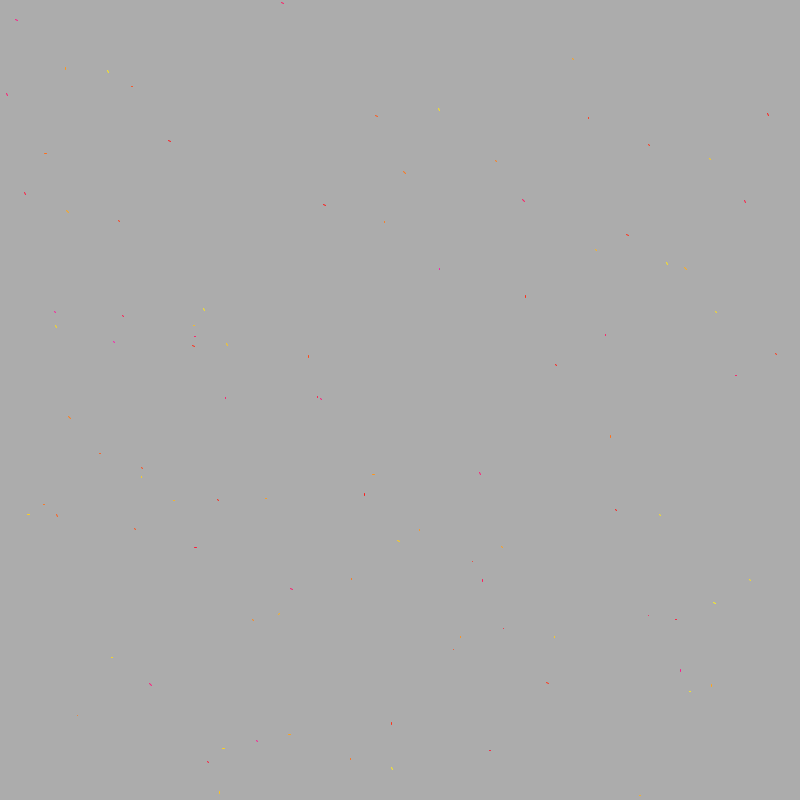
Frame 1 (no input)
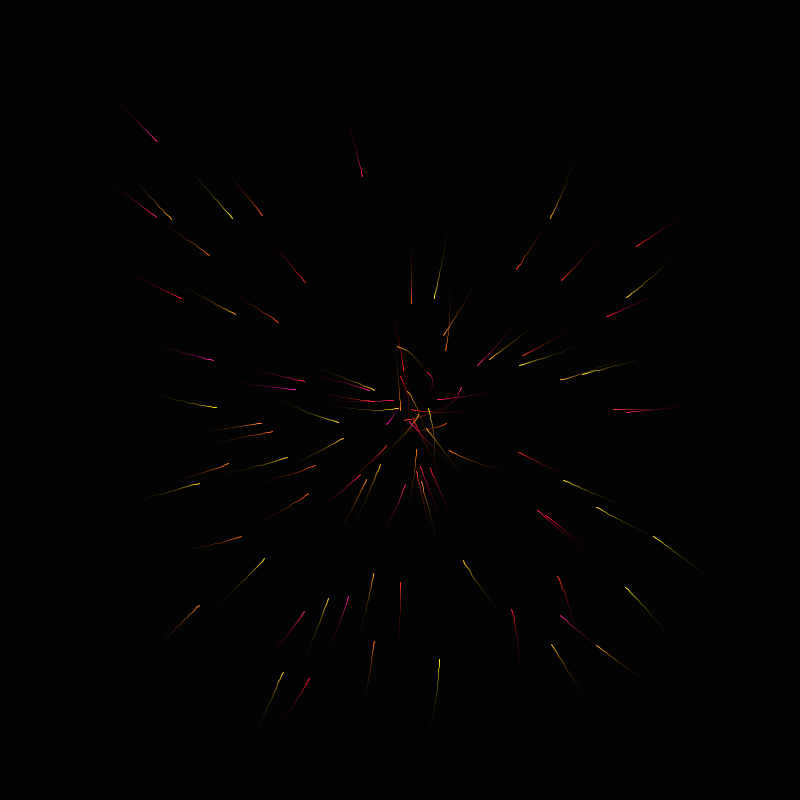
Frame 60 (the mouse pressed at the canvas centre just before this capture)
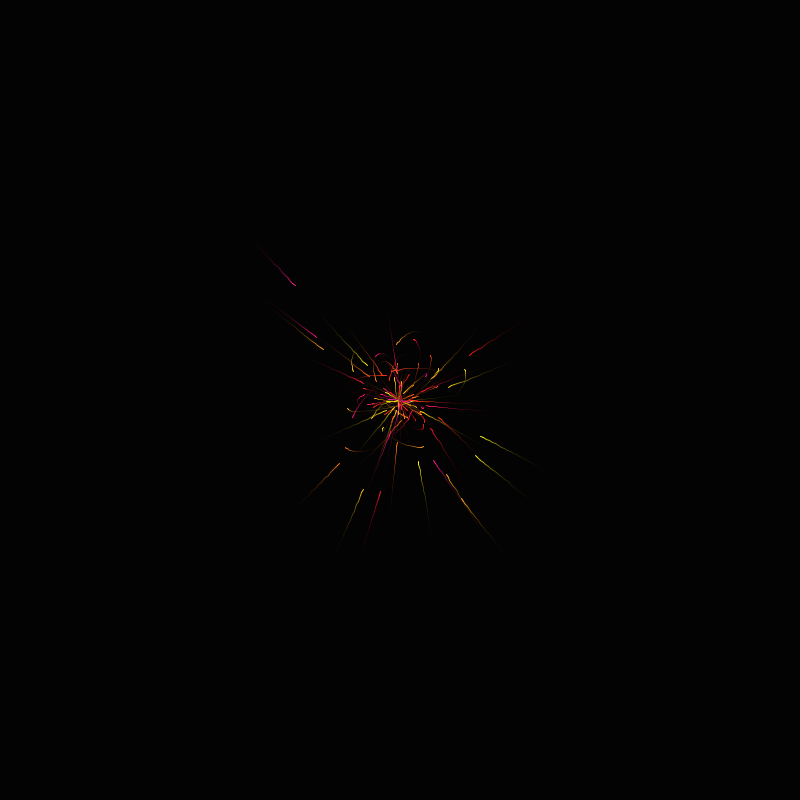
Frame 120 (the mouse held since frame 60 and released just before this capture)

The Processing sketch that drew these frames (run headless with seeded random() and noise(); from frame 60 on, the mouse is pressed at the canvas centre):

// Processing sketch: sketch_161024aParticleSystemPractice
// ── sketch_161024aParticleSystemPractice.pde
// designed by Linne S. Huang
// reference: Mintesino Zewdu

ArrayList<Particle> m; //The Particles themselves

int count = 100; //How many particles to spawn

float spdLimit = 200; //The limit of each particle's speed in pixels per second

// final: means cannot be changed
// When a variable is declared with the static keyword, all instances of that class share the same variable. 
final static int SUNSET = 1;
final static int ICE = 2;
final static int FIRE = 3;

final static int THEME = SUNSET;



void setup() {  
  size(800, 800);
  colorMode(HSB, 360, 100, 100);
  
  m = new ArrayList<Particle>();
  for (int i = 0; i < count; i++) {
    m.add(new Particle());
  }
  
  mouseX = width / 2;
  mouseY = height / 2;
}

void draw() {
  
  noStroke();
  fill(0, 40);
  rect(-1, -1, width + 1, height + 1);
  fill(50, 50, 255);
  for (Particle a : m) {
    a.update();
    a.draw();
  }
}

class Particle {

  PVector prev, pos, mouse = new PVector(), spd, acc;
  color col;
  float turnFactor = random(3, 10);

  public Particle() {
    pos = new PVector(random(width), random(height));
    prev = new PVector(pos.x, pos.y);
    spd = new PVector(random(2), random(2));
    acc = new PVector();

    switch(THEME) {
        case SUNSET:
            col = color(random(320, 420) % 360, 90, 100);
            break;
        case ICE:
            col = color(random(155, 210), random(40, 100), 100);
            break;
        case FIRE:
            col = color(random(45), 90, 100);
            break;
        default:
            col = color(random(360), 90, 100);
            break;
    }

  }

  void update() {
    prev = new PVector(pos.x, pos.y);
    if (pos.x > width || pos.x < 0) {
      spd.x *= -0.9;
    }
    if (pos.y < 0 || pos.y > height ) {
      spd.y *= -0.9;
    }
    mouse.set(mouseX, mouseY);
    PVector attraction = new PVector(mouse.x, mouse.y);
    attraction.sub(pos);
    acc.set(attraction);
    acc.normalize();
    acc.div(turnFactor);
    spd.add(acc);
    spd.limit(spdLimit * (1f/60));
    pos.add(spd);
  }

  void draw() {

    //noStroke();
    //fill(col);
    //ellipse(pos.x, pos.y, size, size);
    //ellipse(pos.x, pos.y, size, size);
    stroke(col);
    strokeWeight(1);
    line(prev.x, prev.y, pos.x, pos.y);
  }
}
